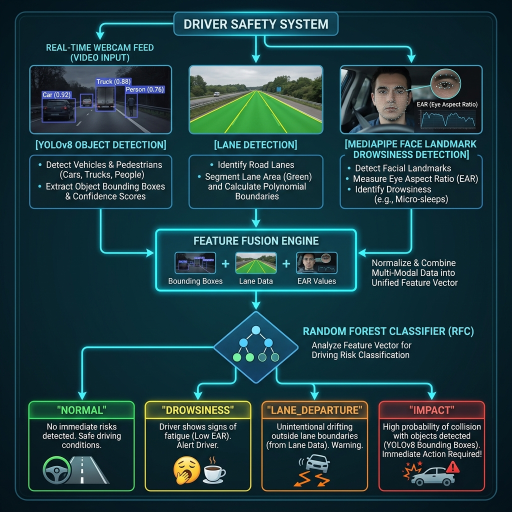
#> input picture ai_pipeline_flow_1792680899716.png, 1024 x 1024 px, given in place of divyadrishti_app_icon_1793201402160.jpg, which was not available (shown at 1/2 size)
$ python process_app_icons.py
#> lines starting #> are read from the running program, lines starting #| are printed output that depends on the picture; pictures that were not available may be replaced by others from this repository, and a replacement may not be noted
import cv2
import numpy as np
import os
import shutil

def process_icons():
    src_path = r"C:\Users\ratan\.gemini\antigravity\brain\19e8ea83-d11e-4cf2-8b31-ad8c1cf53aae\divyadrishti_app_icon_1793201402160.jpg"
    img = cv2.imread(src_path)
#> img is the input picture: shape (1024, 1024, 3); mean B, G, R 65.7, 60.6, 30
    if img is None:
        raise ValueError(f"Cannot load image from {src_path}")

    # Standard densities and sizes for Android
    densities = {
        "mipmap-mdpi": 48,
        "mipmap-hdpi": 72,
        "mipmap-xhdpi": 96,
        "mipmap-xxhdpi": 144,
        "mipmap-xxxhdpi": 192
    }

    res_dirs = [
        r"c:\Users\ratan\Desktop\DivyaDrishti\android\app\src\main\res",
        r"C:\Users\ratan\AndroidStudioProjects\SafeRideAI\app\src\main\res"
    ]

    for base_res in res_dirs:
        # 1. Save high-resolution 512x512 app logo in drawable
        drawable_dir = os.path.join(base_res, "drawable")
        os.makedirs(drawable_dir, exist_ok=True)
        logo_512 = cv2.resize(img, (512, 512), interpolation=cv2.INTER_LANCZOS4)
        cv2.imwrite(os.path.join(drawable_dir, "app_logo.png"), logo_512)

        # 2. Process mipmap densities (writing only webp to avoid duplicate resource errors)
        for folder, size in densities.items():
            folder_path = os.path.join(base_res, folder)
            os.makedirs(folder_path, exist_ok=True)

            # Square / squircle icon
            icon_square = cv2.resize(img, (size, size), interpolation=cv2.INTER_LANCZOS4)
            cv2.imwrite(os.path.join(folder_path, "ic_launcher.webp"), icon_square)

            # Round circular masked icon with alpha channel (BGRA)
            icon_rgba = cv2.cvtColor(icon_square, cv2.COLOR_BGR2BGRA)
            mask = np.zeros((size, size), dtype=np.uint8)
            center = (size // 2, size // 2)
            radius = size // 2
            cv2.circle(mask, center, radius, 255, -1, cv2.LINE_AA)
            icon_rgba[:, :, 3] = mask

            cv2.imwrite(os.path.join(folder_path, "ic_launcher_round.webp"), icon_rgba)

        print(f"Successfully generated all mipmap icons in: {base_res}")
#> this loop made 2 passes
#> pass 1, in process_icons, `logo_512 = cv2.resize(img, (512, 512), interpolation=cv2.INTER_LANCZOS4)`:
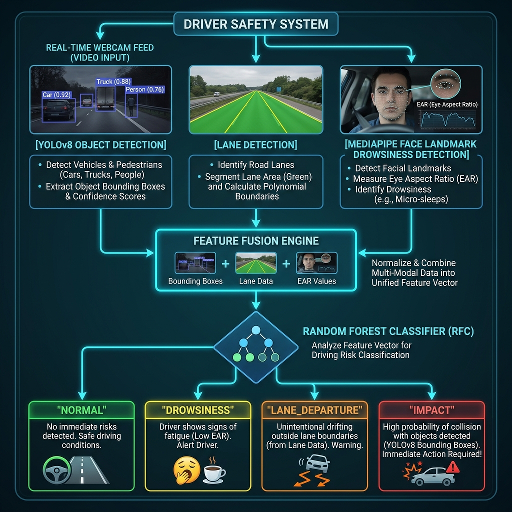
#> logo_512: shape (512, 512, 3); mean B, G, R 65.6, 60.5, 30.1
#> pass 1, in process_icons, `cv2.imwrite(os.path.join(folder_path, "ic_launcher.webp"), icon_square)`:
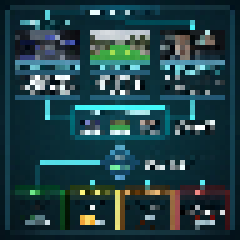
#> saved as ic_launcher.webp: shape (48, 48, 3) (shown 5 times larger); mean B, G, R 70.7, 65.2, 33.7
#> pass 1, in process_icons, `cv2.imwrite(os.path.join(folder_path, "ic_launcher.webp"), icon_square)`:
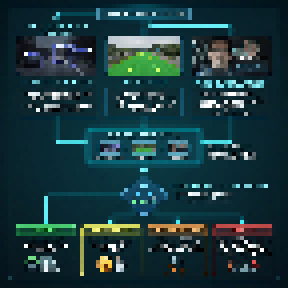
#> saved as ic_launcher.webp: shape (72, 72, 3) (shown 4 times larger); mean B, G, R 63.3, 58.6, 29
#> after the loop:
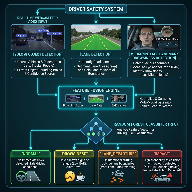
#> icon_rgba: shape (192, 192, 4); mean B, G, R, A 65.3, 60.1, 29.7, 202.5
#> after the loop:
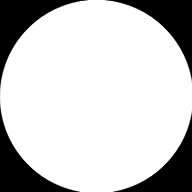
#> mask: shape (192, 192); min 0, max 255, mean 202.5

    # Also save a copy to project root for user convenience
    root_logo = r"c:\Users\ratan\Desktop\DivyaDrishti\divyadrishti_app_logo.png"
    cv2.imwrite(root_logo, logo_512)
    print(f"Saved root logo to {root_logo}")

if __name__ == "__main__":
    process_icons()

$ run again, on dashboard_mockup_1792680936283.png
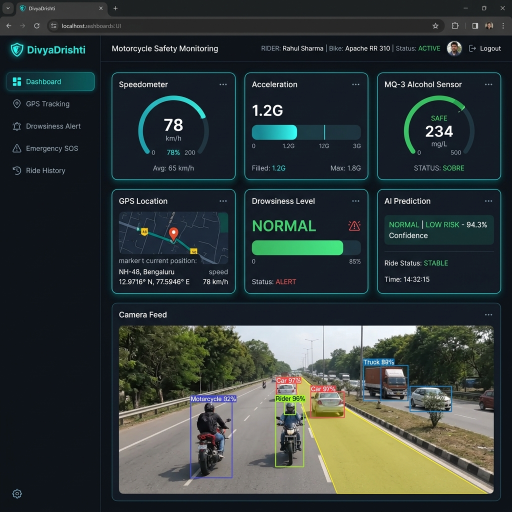
#> input picture dashboard_mockup_1792680936283.png, 1024 x 1024 px, given in place of divyadrishti_app_icon_1793201402160.jpg, which was not available (shown at 1/2 size)
#> in process_icons, img is the input picture: shape (1024, 1024, 3); mean B, G, R 55.8, 56.5, 47.7
#> the loop in process_icons, `for base_res in res_dirs:` made 2 passes
#> pass 1, in process_icons, `cv2.imwrite(os.path.join(folder_path, "ic_launcher.webp"), icon_square)`:
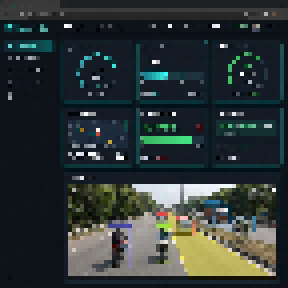
#> saved as ic_launcher.webp: shape (72, 72, 3) (shown 4 times larger); mean B, G, R 54.1, 54.4, 45.8
#> after the loop in process_icons, `for base_res in res_dirs:`:
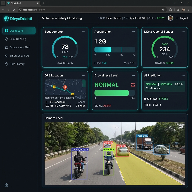
#> icon_rgba: shape (192, 192, 4); mean B, G, R, A 55.3, 55.9, 47.3, 202.5
